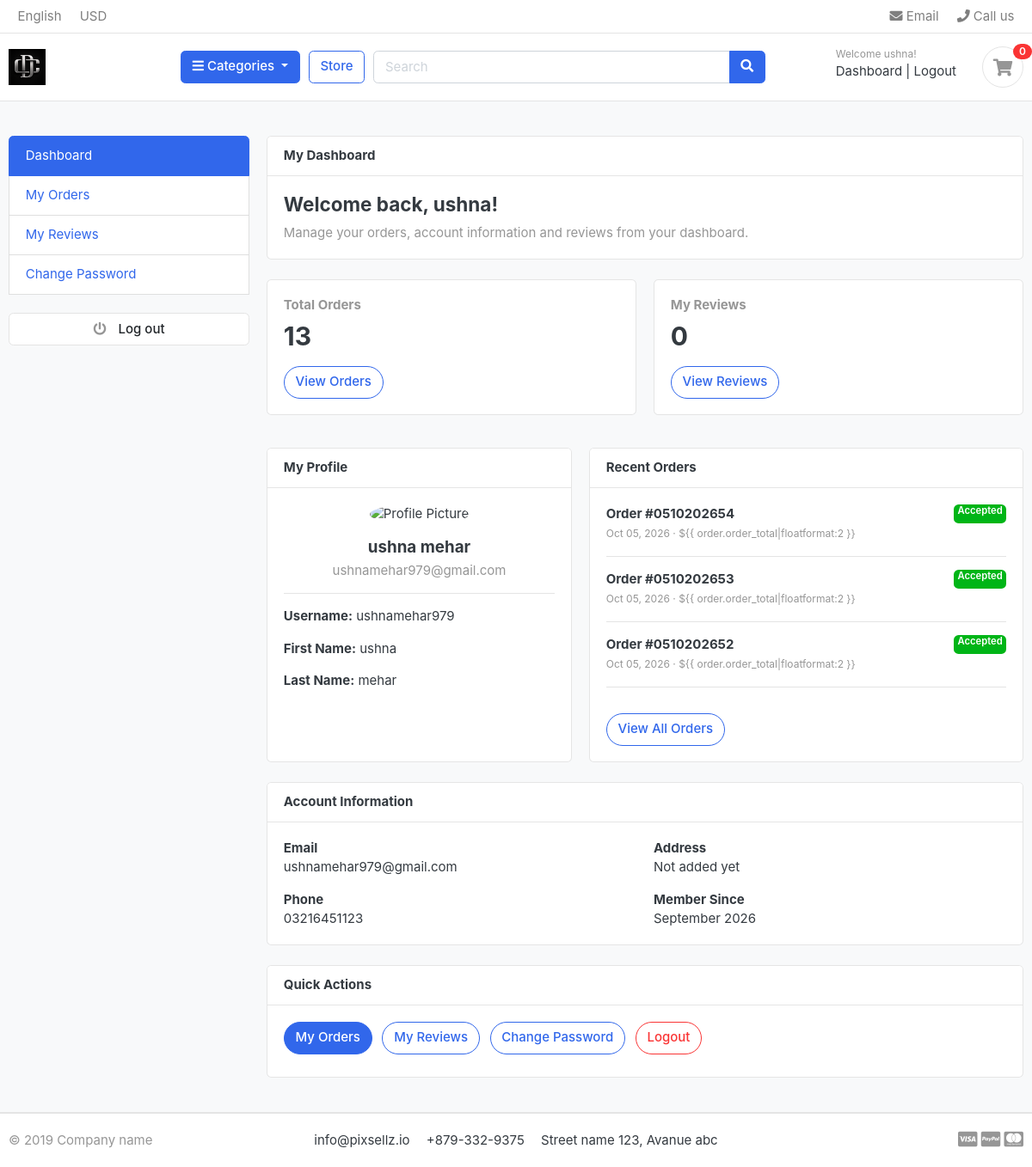
/accounts/ (signed in), run on an earlier commit of the app's database.
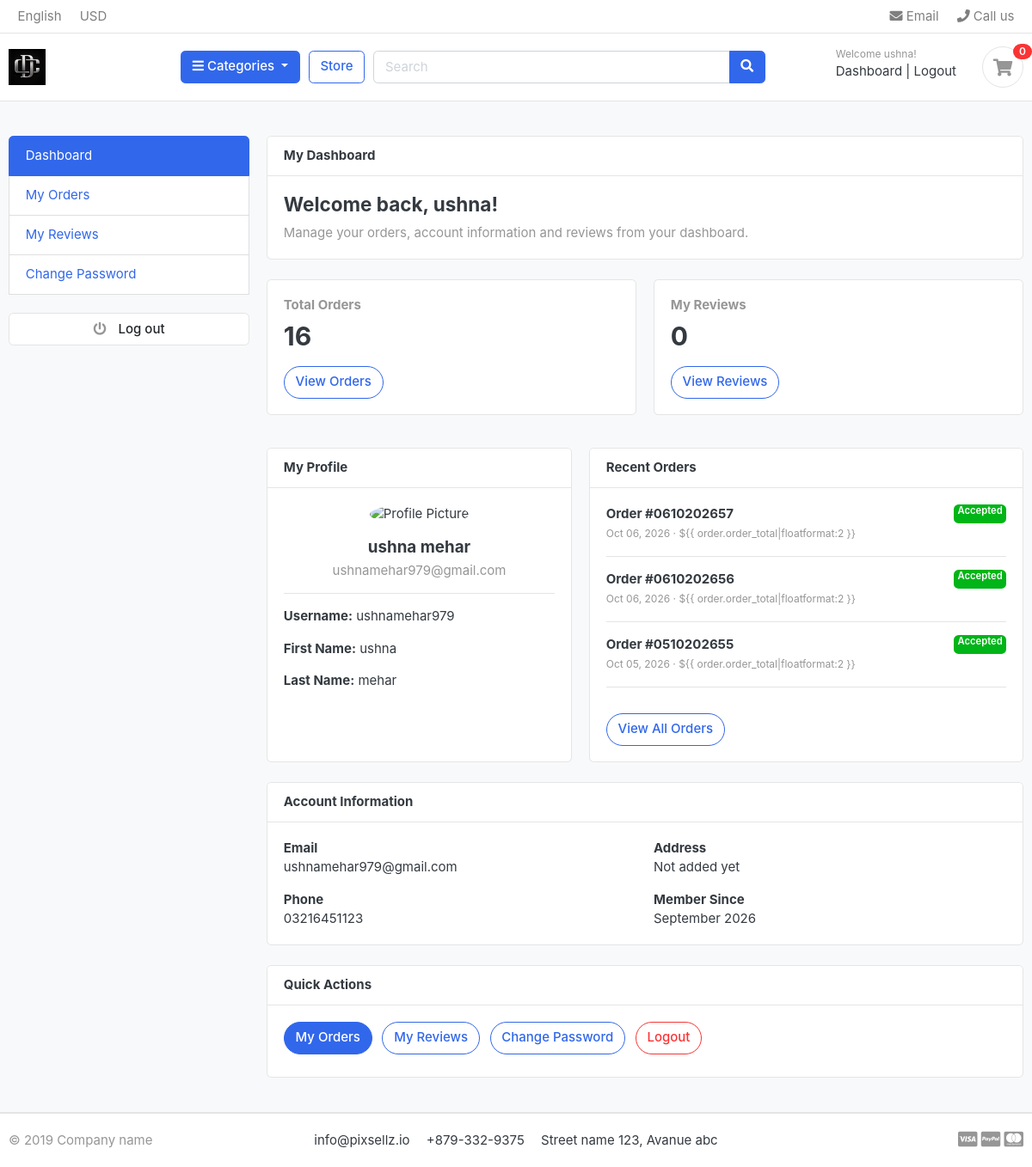
And on a later commit of the database.
### orders/models.py (models this page shows, shortened)
class Order(models.Model):
    PAYMENT_METHODS = (
        ('Safepay', 'Safepay'),
        ('Cash on Delivery', 'Cash on Delivery'),
    )
    STATUS = (
        ('New', 'New'),
        ('Accepted', 'Accepted'),
        ('Completed', 'Completed'),
        ('Cancelled', 'Cancelled'),
    )
    user = models.ForeignKey(Account, on_delete=models.SET_NULL, null=True)
    payment = models.ForeignKey(Payment, on_delete=models.SET_NULL, blank=True, null=True)
    payment_method = models.CharField(max_length=32, choices=PAYMENT_METHODS, blank=True, default='')
    order_number = models.CharField(max_length=100)
    first_name = models.CharField(max_length=100)
    last_name = models.CharField(max_length=100)
    email = models.EmailField(max_length=100)
    phone = models.CharField(max_length=15)
    address_line_1 = models.CharField(max_length=100)
    address_line_2 = models.CharField(max_length=100, blank=True)
    city = models.CharField(max_length=100)
    state = models.CharField(max_length=100)
    country = models.CharField(max_length=100)
    order_total = models.FloatField()
    tax = models.FloatField()
    status = models.CharField(max_length=100, choices=STATUS, default='New')
    created_at = models.DateTimeField(auto_now_add=True)
    updated_at = models.DateTimeField(auto_now=True)
    ip = models.CharField(max_length=20, blank=True)
    is_ordered = models.BooleanField(default=False)

### accounts/views.py (the view)
# urls.py: path('',views.dashboard, name='dashboard'),
@login_required(login_url='login')
def dashboard(request):
    orders = Order.objects.order_by('-created_at').filter(user_id=request.user.id, is_ordered=True)
    orders_count = orders.count()
    recent_orders = orders[:3]
    from store.models import ReviewRating
    reviews_count = ReviewRating.objects.filter(user=request.user, status=True).count()
    context = {
        'orders': orders,
        'orders_count': orders_count,
        'recent_orders': recent_orders,
        'reviews_count': reviews_count,
    }
    return render(request, 'accounts/dashboard.html', context)

### carts/context_processors.py (called while the page is built)
def counter(request):
    cart_count = 0
    if 'admin' in request.path:
        return {}
    try:
        if request.user.is_authenticated:
            cart_items = CartItem.objects.filter(user=request.user)
        else:
            cart = Cart.objects.get(cart_id=_cart_id(request))
            cart_items = CartItem.objects.filter(cart=cart)
        for cart_item in cart_items:
            cart_count += cart_item.quantity
    except Cart.DoesNotExist:
        cart_count = 0
    return {'cart_count': cart_count}

### category/context_processors.py (called while the page is built)
def menu_link(request):
    link = Category.objects.all()
    return dict(link=link)

### category/models.py (called while the page is built)
    def get_url(self):
        return reverse('products_by_category', args=[self.slug])

### templates/accounts/dashboard.html (shortened to what the changed rows need)
{% extends 'base.html' %} {% load static %} {% block content %} <section class="section-content padding-y bg">
    <div class="container">
        <div class="row">
            <main class="col-md-9">
                <div class="row mb-4">
                    <div class="col-md-6 mb-3">
                        <div class="card h-100">
                            <div class="card-body">
                                <h6 class="text-muted"> Total Orders </h6>
                                <h2 class="mb-3"> {{ orders_count }} </h2>
                                <a href="{% url 'my_orders' %}" class="btn btn-outline-primary"
                                    style="border-radius: 23px;"> View Orders </a>
                            </div>
                        </div>
                    </div>
                    <div class="col-md-6 mb-3">
                        <div class="card h-100">
                            <div class="card-body">
                                <h2 class="mb-3"> {{ reviews_count }} </h2>
                            </div>
                        </div>
                    </div>
                </div>
                <div class="row">
                    <div class="col-md-7 mb-4">
                        <div class="card h-100">
                            <div class="card-body">
                                {% if recent_orders %}
                                {% for order in recent_orders %}
                                <div class="border-bottom pb-3 mb-3">
                                    <div class="d-flex justify-content-between">
                                        <strong> Order #{{ order.order_number }} </strong>
                                        <span
                                            class="badge {% if order.status == 'Completed' or order.status == 'Accepted' %}badge-success{% elif order.status == 'Cancelled' %}badge-danger{% else %}badge-warning{% endif %}">
                                            {{ order.status }}
                                        </span>
                                    </div>
                                    <small class="text-muted"> {{ order.created_at|date:"M d, Y" }} · ${{
                                        order.order_total|floatformat:2 }} </small>
                                </div>
                                {% endfor %}
                                {% else %}
                                <p class="text-muted mb-0">You haven't placed any orders yet.</p>
                                {% endif %}
                            </div>
                        </div>
                    </div>
                </div>
            </main>
        </div>
    </div>
</section> {% endblock %}

What changed in the data, as far as the page shows it:
no longer on this page (row unchanged): Order: order_number "0510202654", status "Accepted", created_at "Oct 05, 2026"
no longer on this page (row unchanged): Order: order_number "0510202653", status "Accepted", created_at "Oct 05, 2026"
no longer on this page (row unchanged): Order: order_number "0510202652", status "Accepted", created_at "Oct 05, 2026"
added Order: order_number "0610202657", status "Accepted", created_at "Oct 06, 2026"
added Order: order_number "0610202656", status "Accepted", created_at "Oct 06, 2026"
added Order: order_number "0510202655", status "Accepted", created_at "Oct 05, 2026"
Also different on the page:
{{ orders_count }}: "13" → "16"
